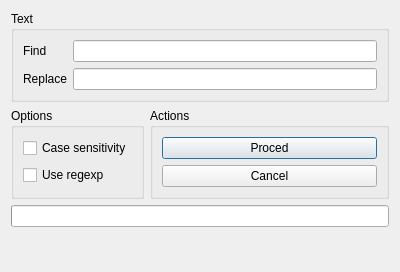
<?xml version="1.0" encoding="UTF-8"?>
<ui version="4.0">
 <class>ReplaceDialog</class>
 <widget class="QDialog" name="ReplaceDialog">
  <property name="geometry">
   <rect>
    <x>0</x>
    <y>0</y>
    <width>400</width>
    <height>272</height>
   </rect>
  </property>
  <property name="windowTitle">
   <string>Replace</string>
  </property>
  <property name="windowIcon">
   <iconset theme="edit-find-replace">
    <normaloff>.</normaloff>.</iconset>
  </property>
  <layout class="QFormLayout" name="formLayout_2">
   <item row="0" column="0" colspan="2">
    <widget class="QGroupBox" name="textGroup">
     <property name="title">
      <string>Text</string>
     </property>
     <layout class="QFormLayout" name="formLayout">
      <item row="0" column="0">
       <widget class="QLabel" name="findLabel">
        <property name="text">
         <string>Find</string>
        </property>
       </widget>
      </item>
      <item row="0" column="1">
       <widget class="QLineEdit" name="Find"/>
      </item>
      <item row="1" column="0">
       <widget class="QLabel" name="replaceLabel">
        <property name="text">
         <string>Replace</string>
        </property>
       </widget>
      </item>
      <item row="1" column="1">
       <widget class="QLineEdit" name="Replace"/>
      </item>
     </layout>
    </widget>
   </item>
   <item row="1" column="0">
    <widget class="QGroupBox" name="optionsGroup">
     <property name="title">
      <string>Options</string>
     </property>
     <layout class="QVBoxLayout" name="verticalLayout">
      <item>
       <widget class="QCheckBox" name="caseCheck">
        <property name="text">
         <string>Case sensitivity</string>
        </property>
       </widget>
      </item>
      <item>
       <widget class="QCheckBox" name="regexpCheck">
        <property name="text">
         <string>Use regexp</string>
        </property>
       </widget>
      </item>
     </layout>
    </widget>
   </item>
   <item row="1" column="1">
    <widget class="QGroupBox" name="groupBox">
     <property name="title">
      <string>Actions</string>
     </property>
     <layout class="QVBoxLayout" name="verticalLayout_2">
      <item>
       <widget class="QPushButton" name="procedButton">
        <property name="text">
         <string>Proced</string>
        </property>
        <property name="default">
         <bool>true</bool>
        </property>
       </widget>
      </item>
      <item>
       <widget class="QPushButton" name="cancelButton">
        <property name="text">
         <string>Cancel</string>
        </property>
       </widget>
      </item>
     </layout>
    </widget>
   </item>
   <item row="2" column="0" colspan="2">
    <widget class="QProgressBar" name="progressBar"/>
   </item>
  </layout>
 </widget>
 <resources/>
 <connections>
  <connection>
   <sender>cancelButton</sender>
   <signal>clicked()</signal>
   <receiver>ReplaceDialog</receiver>
   <slot>reject()</slot>
   <hints>
    <hint type="sourcelabel">
     <x>354</x>
     <y>175</y>
    </hint>
    <hint type="destinationlabel">
     <x>557</x>
     <y>176</y>
    </hint>
   </hints>
  </connection>
  <connection>
   <sender>procedButton</sender>
   <signal>clicked()</signal>
   <receiver>ReplaceDialog</receiver>
   <slot>accept()</slot>
   <hints>
    <hint type="sourcelabel">
     <x>367</x>
     <y>131</y>
    </hint>
    <hint type="destinationlabel">
     <x>589</x>
     <y>128</y>
    </hint>
   </hints>
  </connection>
 </connections>
</ui>
